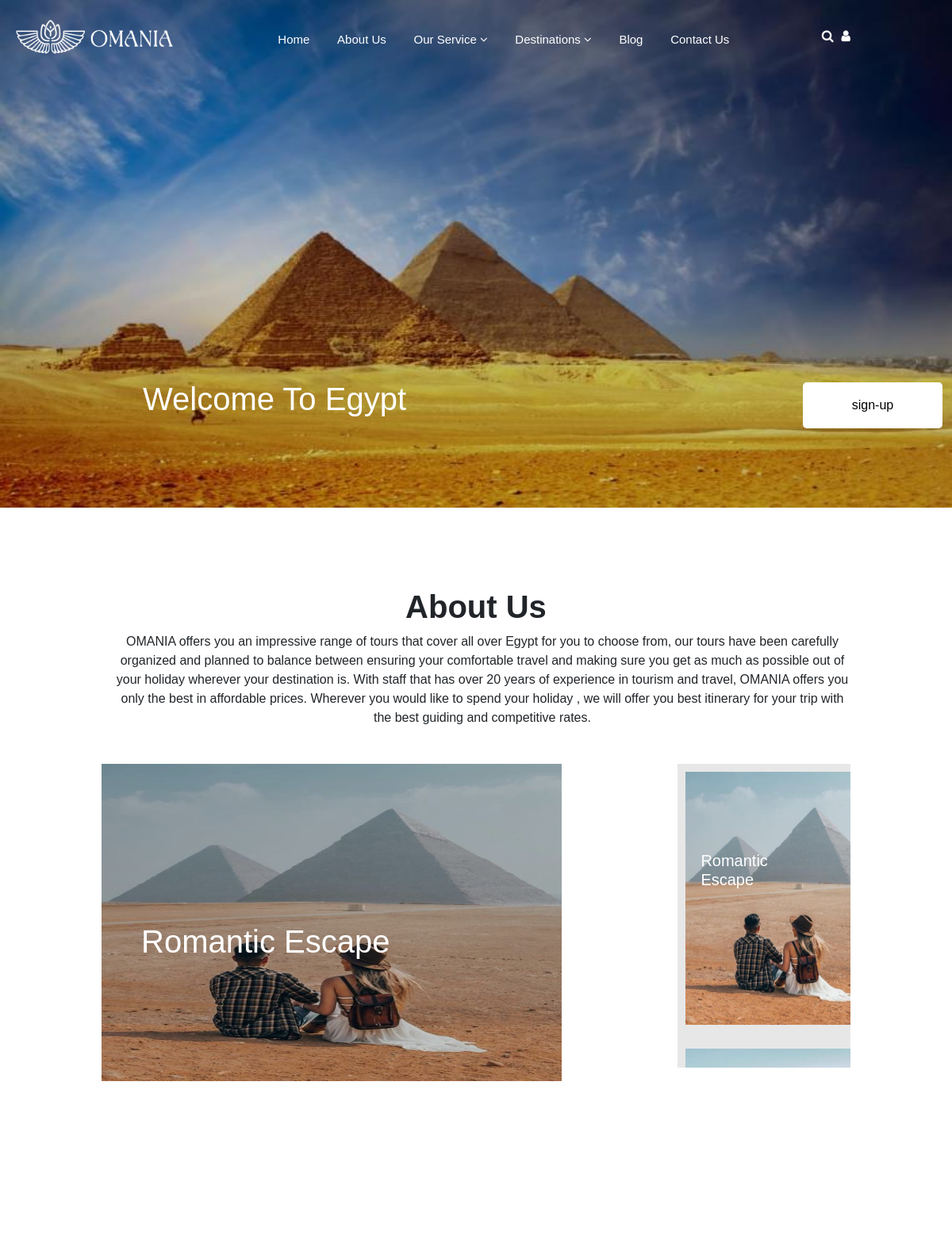
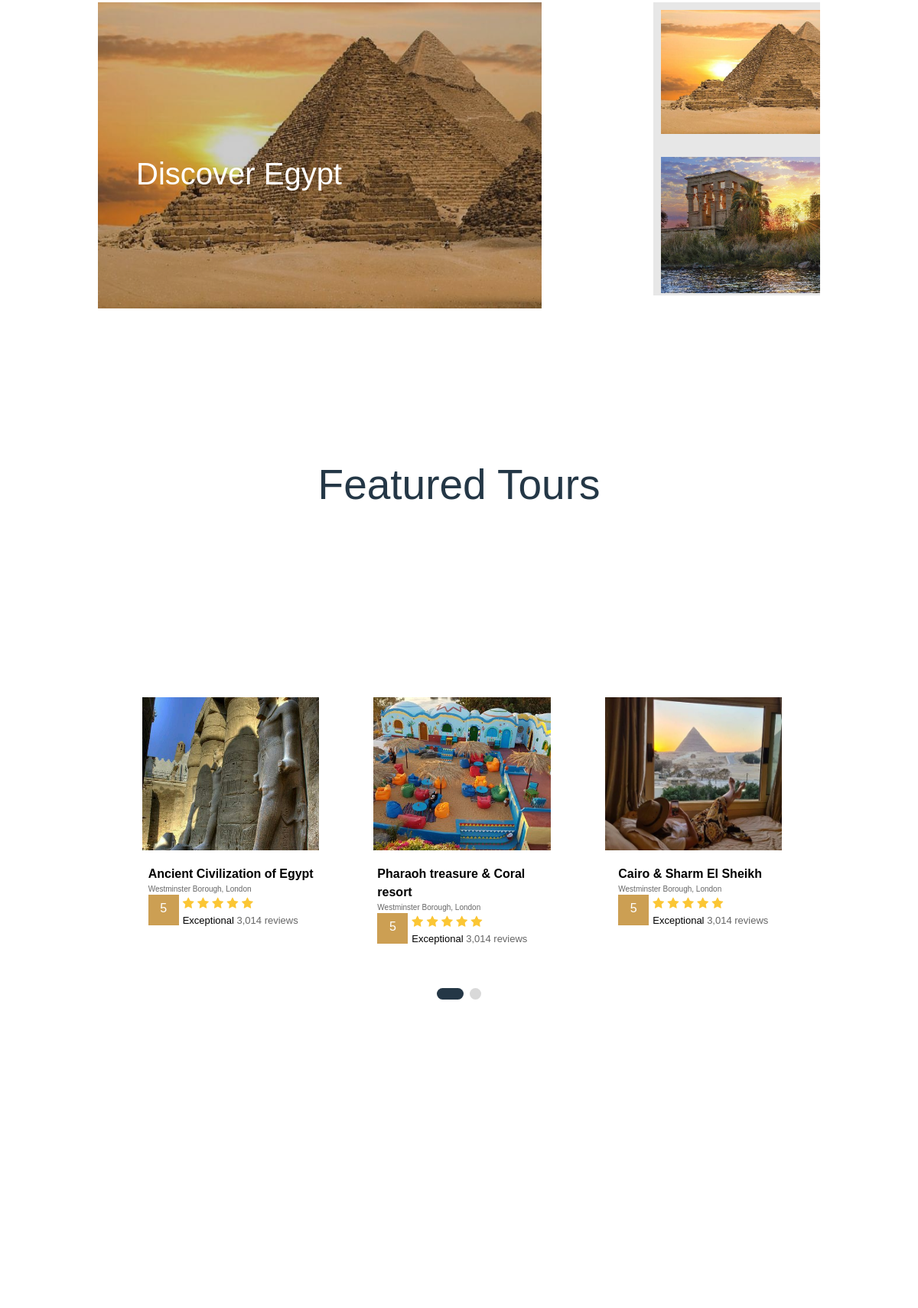
The page / (upper part) on the database its author committed (2 pictures, top to bottom).
### core/models.py (models this page shows, shortened)
class package(models.Model):
    name=models.CharField(max_length=256)
    price=models.FloatField(max_length=256)
    description=models.TextField()
    dest_from=models.CharField(max_length=256)
    dest_to=models.CharField(max_length=256)
    img=models.ImageField(upload_to='media')
    Included=models.TextField(default="NO conditions")
    Excluded=models.TextField(default="NO conditions")

### core/views.py (the view)
# urls.py: path('',views.index,name='index'),
def index(request):
    current_user=request.user
    pack=package.objects.all()[:3]
    pack1=package.objects.all()[3:6]
    return render(request, 'homepage.html',{'pack':pack,'user':current_user,'pack1':pack1}
    )

### cart/context_processor.py (called while the page is built)
def cart(request):
    return {'cart':Cart(request)}

### templates/homepage.html (shortened to what this page needs)
<!DOCTYPE html>
<html lang="en">
  <head>
    {% load static %}
    <link
      href="https://cdn.jsdelivr.net/npm/bootstrap@5.3.3/dist/css/bootstrap.min.css"
      rel="stylesheet"
    />
    <link
      rel="stylesheet"
      href="https://cdnjs.cloudflare.com/ajax/libs/font-awesome/4.7.0/css/font-awesome.min.css"
    />
    {% load static %}
  <link rel="stylesheet" href="{% static 'index.css' %}" />
  </head>
  <body>
    <div class="wrapper">
      <header class="header">
        <div class="ncontainer">
          <div class="row v-center">
            <div class="header-item item-left">
              <div class="logo">
                <a href="/"
                  ><img src="media\Logo Sizes-11.png" width="200px"
                /></a>
              </div>
            </div>
            <div class="header-item item-center">
              <nav class="menu">
                <ul class="menu-main">
                  <li>
                    <a href="/" >Home</a>
                  </li>
                  <li class="menu-item-has-children">
                    <a href="#" >About Us </a>
                  </li>
                  <li class="menu-item-has-children">
                    <a href="#" >Our Service <i class="fa fa-angle-down"></i></a>
                  </li>
                  <li class="menu-item-has-children">
                    <a href="#"
                      >Destinations <i class="fa fa-angle-down"></i
                    ></a>
                  </li>
                  <li class="menu-item-has-children">
                    <a href="#"> Blog</a>
                  </li>
                  <li>
                    <a href="#" >Contact Us</a>
                  </li>
                </ul>
              </nav>
            </div>
            <div class="header-item item-right">
              <a href="#" ><i class="fa fa-search"></i></a>
              <a href="#" ><i class="fa fa-user"></i></a>
            </div>
          </div>
        </div>
      </header>
      <div class="carouselHolder">
        <div
          id="carouselExampleAutoplaying"
          class="carousel slide"
          data-bs-ride="carousel"
        >
          <div class="carousel-inner">
            <div class="carousel-item active">
              <img src="media\nnzng.jpg" class="d-block w-100 pix"  style="height: 40rem;"  alt="..." />
              <div class="carousel-caption d-none d-md-block" >
                <h1 style="text-align: start">Welcome To Egypt</h1>
                <button class="signup"><a href="{% url 'signup'  %}">sign-up</a></button>
              </div>
            </div>
          </div>
        </div>
      </div>
    </div>
    <div class="homewrap">
      <div class="about">
        <h1 style="font-weight: bold">About Us</h1>
        <p>
          OMANIA offers you an impressive range of tours that cover all over
          Egypt for you to choose from, our tours have been carefully organized
          and planned to balance between ensuring your comfortable travel and
          making sure you get as much as possible out of your holiday wherever
          your destination is. With staff that has over 20 years of experience
          in tourism and travel, OMANIA offers you only the best in affordable
          prices. Wherever you would like to spend your holiday , we will offer
          you best itinerary for your trip with the best guiding and competitive
          rates.
        </p>
      </div>
      <div class="play-container">
        <div class="main-img">
          <img src="media\3c96f22335d7fc282cb97220e70edf28.jpg"   alt="" />
          <h1 class="title">Romantic Escape</h1>
        </div>
        <div class="img-list">
          <div class="imgs active">
            <img src="media\3c96f22335d7fc282cb97220e70edf28.jpg"  alt="" />
            <h3 class="title">Romantic Escape</h3>
          </div>
          <div class="imgs">
            <img src="media\4e8f888b62093e161f86f99356f62362.jpg"   alt="" />
          </div>
        </div>
      </div>
      <div class="play-container">
        <div class="main-img main-img1">
          <img src="media\gOsqy1.jpg"  alt="" />
          <h1 class="title title1">Discover Egypt</h1>
        </div>
        <div class="img-list img-list1">
          <div class="imgs imgs1 active">
            <img src="media\gOsqy1.jpg"  alt="" />
          </div>
          <div class="imgs imgs1 active">
            <img src="media\Aswan.jpg" alt="" />
          </div>
        </div>
      </div>
      <h1 class="tours" style="text-align: center; font-size: 55px; color: #243746">
        Featured Tours
      </h1>
      <div class="slider-wrapper">
        <div class="slider-container">
          <div class="main-card">
            <div class="cards">
              {% for x in pack %}
              <div class="card">
                <a   href="{%  url 'details' x.id   %}" style="text-decoration: none; color: black;" >
                <div class="content">
                  <div class="simg">
                    <img src='{{x.img.url}}' alt="" />
                  </div>
                  <div class="slider-details">
                    <div class="cname">{{x.name}}</div>
                    <div class="destination">Westminster Borough, London</div>
                    <div class="slider-rating">
                      <div class="rate-box">5</div>
                      <div class="slider-stars">
                        <i class="fa fa-star rating-color"></i>
                        <i class="fa fa-star rating-color"></i>
                        <i class="fa fa-star rating-color"></i>
                        <i class="fa fa-star rating-color"></i>
                        <i class="fa fa-star rating-color"></i>
                        <div class="rating-text">
                          Exceptional
                          <span style="color: #666666">3,014 reviews</span>
                        </div>
                      </div>
                    </div>
                  </div>
                </div>
              </a>
              </div>
              {% endfor %}
                          </div>
          </div>
          <div class="slider-button">
            <label for="one" class="one active"></label>
            <label for="two" class="two"></label>
          </div>
        </div>
      </div>
    </div>
  </body>
</html>
{%load static%}

### rows shown on the page
package: img (picture), name "Ancient Civilization of Egypt"
package: img (picture), name "Pharaoh treasure & Coral resort"
package: img (picture), name "Cairo & Sharm El Sheikh"
